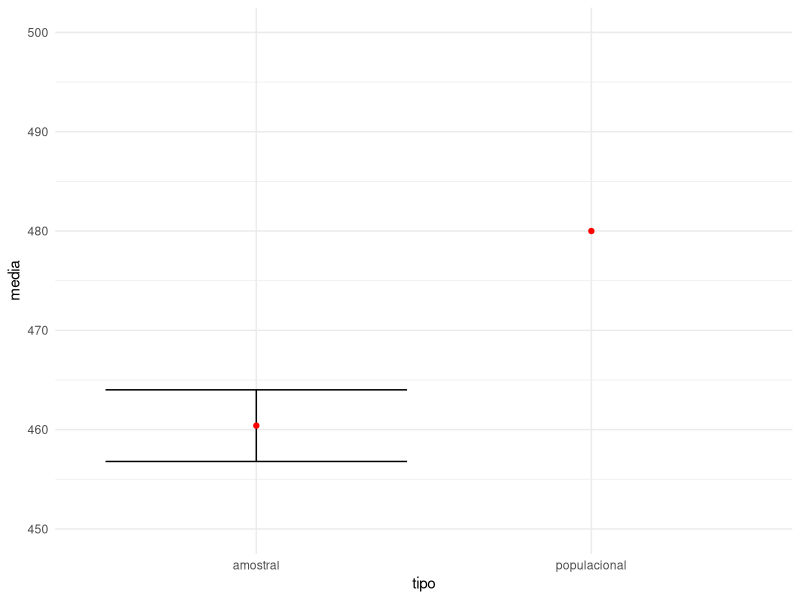

Recreate this plot in R.
## ---- chunk 1
library(tidyverse)
options(scipen = 9999)
## ---- chunk 2
media_amostral_tts_sr <- 460.4
dp_amostral_tts_sr <- 18.4
n_amostral_tts_sr <- 100

z <- 1.96 # para nível de significancia 5%

ic_incompleto <- z * (dp_amostral_tts_sr / sqrt(n_amostral_tts_sr))

ic_tts_sr <-
  c(media_amostral_tts_sr - ic_incompleto,
    media_amostral_tts_sr + ic_incompleto)
## ---- chunk 3
tab_media <- tibble::tibble(
  media = c(460.4, 480),
  tipo = c("amostral", "populacional"),
  media_min = c(ic_tts_sr[1], NA),
  media_max = c(ic_tts_sr[2], NA),  
)

tab_media |> 
  knitr::kable()
## ---- chunk 4
tab_media |>
  ggplot(aes(x = tipo, y = media)) +
  geom_errorbar(aes(ymin = media_min, ymax = media_max)) +
  geom_point(color = "red") +
  theme_minimal() + 
  scale_y_continuous(limits = c(450, 500))
